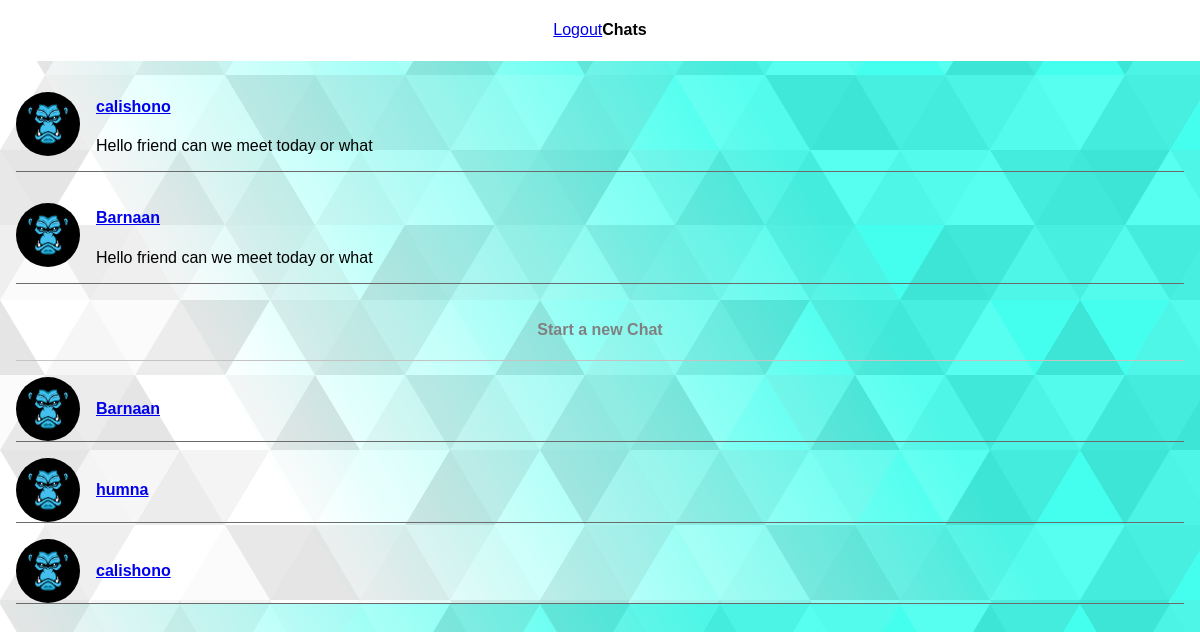
/chat/ (signed in), run on the app's committed database.
### chat/models.py (models this page shows, shortened)
class Chat(models.Model):
    initiator = models.ForeignKey(User,on_delete = models.CASCADE)
    reactor = models.ForeignKey(User,on_delete = models.CASCADE,related_name="reactoe")
    created_at = models.DateTimeField(auto_now_add=True)
    updated_at = models.DateTimeField(auto_now=True)
    class Meta:
        ordering = ('-created_at', '-updated_at')

### account/models.py (models this page shows)
class User(AbstractUser):
    phone_number = models.CharField(max_length=20, unique=True,null=True,blank=True)
    profile_picture = models.ImageField(null=True, default="avatar.png")
    REQUIRED_FIELDS = []

### chat/views.py (the view, shortened to what this page needs)
# urls.py: path('',include("chat.urls")),
@login_required(login_url='login')
def chat(request):
    users = User.objects.all()
    chat= Chat.objects.filter(initiator = request.user) | Chat.objects.filter(reactor = request.user)
    q = request.GET.get("q")
    context = {'chats': chat,'users':users}
    return render(request,'chat/your_chat.html',context)

### chat/templates/chat/your_chat.html (shortened to what this page needs)
{% extends 'main.html'%}
{% load static %}
{% block content %}
<header class="chats-header">
    <a href="{% url 'logout' %}">Logout</a>
    <h4>Chats</h4>
</header>
<section class="chats">
{% for chat in chats %}
<div class="chat">
    <img src="{% static 'images.jpg'%}" alt="user profile">
    <div class="user_info">
        <h4 class="user-name">
            {% if chat.reactor == request.user %}
            <a href="?q={{chat.initiator.id}}">{{ chat.initiator }}</a>
{% elif chat.initiator == request.user %}
<a href="?q={{ chat.reactor.id}}">{{  chat.reactor }}</a>
 {% endif %}
        </h4>
        <p class="latest-message">
            Hello friend can we meet today or what
        </p>
    </div>
</div>
{% endfor %}
    <div class="start-chat">
        <h4>Start a new Chat</h4>
    </div>
{% for user in users %}
{% if user == request.user %}
{% else %}
    <div class="chat">
        <img src="{% static 'images.jpg'%}" alt="user profile">
        <div class="user_info">
           <a href="?q={{user.id}}">
            <h4 class="user-name">
             {{user.username }}
            </h4>
        </a>
        </div>
    </div>
    {% endif %}
{% endfor %}
</section>
{% endblock content %}

### static/style.css (style rules this page uses)
body { margin: 0; background: url(./subtle-prism.svg); }
:root { padding: 0; margin: 0; box-sizing: border-box; font-family: sans-serif; }
.chats-header { display: flex; align-items: center; justify-content: center; background-color: white; margin-bottom: 1rem; }
.chats { display: flex; flex-direction: column; gap: 1rem; margin: 0 1rem; }
.chat { justify-self: flex-start; display: flex; align-items: center; gap: 1rem; border-bottom: 1px rgb(107, 107, 107) solid; }
.chat img { height: 4rem; width: 4rem; object-fit: cover; border-radius: 50%; }
.start-chat { text-align: center; border-bottom: 1px rgb(196, 195, 195) solid; color: gray; }

### data on the page
Chat: initiator "calishono"
Chat: initiator "Barnaan"
User: username "Barnaan"
User: username "humna"
User: username "calishono"
